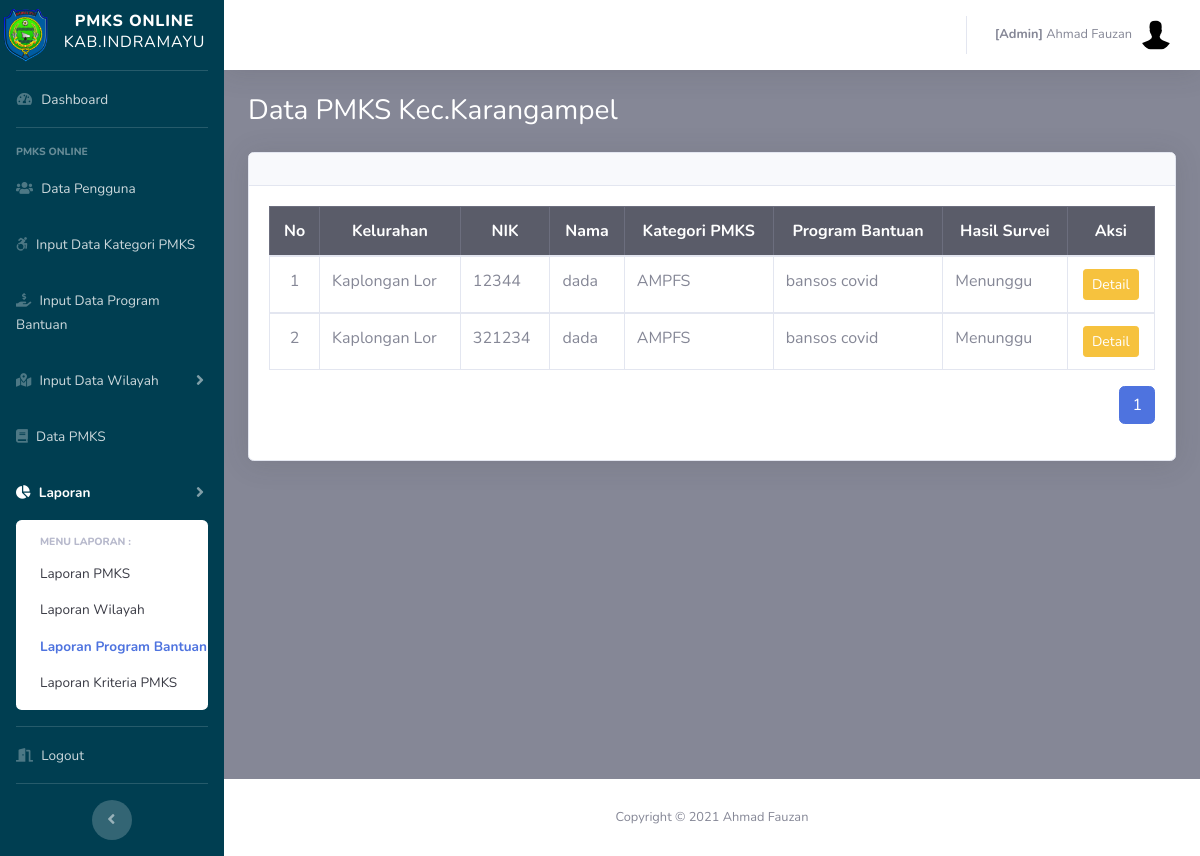
/admin/laporan_krt_kec.php?id=2 (signed in), run on the app's committed database.
### tables this page shows
CREATE TABLE `pegawai` (
  `id_pegawai` int(11) NOT NULL,
  `nm_pegawai` varchar(50) NOT NULL,
  `nip` varchar(50) NOT NULL,
  `no_telepon` varchar(50) NOT NULL,
  `alamat` varchar(100) DEFAULT NULL,
  `id_desa` int(10) NOT NULL,
  `username` varchar(50) NOT NULL,
  `password` varchar(255) NOT NULL,
  `role` varchar(10) NOT NULL,
  `status` int(10) NOT NULL,
  `is_delete` int(11) NOT NULL,
  `row_edit` int(11) NOT NULL,
  `time_input` datetime NOT NULL DEFAULT CURRENT_TIMESTAMP
);

CREATE TABLE `desa` (
  `id_desa` int(10) NOT NULL,
  `nm_desa` varchar(25) NOT NULL,
  `id_kec` int(11) NOT NULL,
  `is_delete` int(11) NOT NULL,
  `row_edit` int(11) NOT NULL,
  `creator` int(11) NOT NULL,
  `time_input` datetime NOT NULL DEFAULT CURRENT_TIMESTAMP
);

CREATE TABLE `kecamatan` (
  `id_kec` int(11) NOT NULL,
  `nm_kec` varchar(20) NOT NULL,
  `is_delete` int(11) NOT NULL,
  `row_edit` int(11) NOT NULL,
  `creator` int(11) NOT NULL,
  `time_input` datetime NOT NULL DEFAULT CURRENT_TIMESTAMP
);

CREATE TABLE `pmks` (
  `id_pmks` int(11) NOT NULL,
  `id_kk` int(11) NOT NULL,
  `id_kec` int(11) NOT NULL,
  `id_desa` int(11) NOT NULL,
  `id_kat_pmks` int(11) NOT NULL,
  `id_program` int(11) NOT NULL,
  `hsl_survei` varchar(50) NOT NULL,
  `nik_pmks` varchar(50) NOT NULL,
  `nm_pmks` varchar(50) NOT NULL,
  `tgl_lhr_pmks` date NOT NULL,
  `hubungan` varchar(25) NOT NULL,
  `jns_klm_pmks` varchar(25) NOT NULL,
  `nm_ibu_pmks` varchar(50) NOT NULL,
  `pendidikan_pmks` varchar(50) NOT NULL,
  `is_delete` int(11) NOT NULL,
  `row_edit` int(11) NOT NULL,
  `creator` int(11) NOT NULL,
  `time_input` datetime NOT NULL DEFAULT CURRENT_TIMESTAMP
);

CREATE TABLE `kat_pmks` (
  `id_kat_pmks` int(10) NOT NULL,
  `nm_kat` varchar(25) NOT NULL,
  `is_delete` int(11) NOT NULL,
  `row_edit` int(11) NOT NULL,
  `creator` int(11) NOT NULL,
  `time_input` datetime NOT NULL DEFAULT CURRENT_TIMESTAMP
);

CREATE TABLE `program_bantuan` (
  `id_program` int(10) NOT NULL,
  `nm_program` varchar(25) NOT NULL,
  `is_delete` int(11) NOT NULL,
  `row_edit` int(11) NOT NULL,
  `creator` int(11) NOT NULL,
  `time_input` datetime NOT NULL DEFAULT CURRENT_TIMESTAMP
);

### config.php (called while the page is built, shortened)
<?php
	$database = 'pmks';
?>

### functions.php (called while the page is built, shortened)
<?php
function query($query)
{
	include('config.php');
	$result = mysqli_query($koneksi, $query);
	$rows = [];
	while ($row = mysqli_fetch_assoc($result)) {
		$rows[] = $row;
	}
	return $rows;
}

### admin/laporan_krt_kec.php (the view, shortened to what this page needs)
<?php
  include('templetes/sidebar.php');
  include('templetes/topbar.php');
  require_once "../functions.php";
$id=$_GET['id'];
$jml_DataHalaman = 5;
$jml_responden = count(query("SELECT a.*, b.*,c.*,d.*,f.*,g.*,h.id_kec,
                               h.nm_kec AS nm_kec_kk,i.id_desa,i.nm_desa AS nm_desa_kk FROM pmks a
                               INNER JOIN kat_pmks b USING (id_kat_pmks)
                               INNER JOIN program_bantuan c USING (id_program)
                               INNER JOIN kk d USING (id_kk)
                               INNER JOIN Kecamatan f ON a.id_kec = f.id_kec
                               INNER JOIN desa g ON a.id_desa = g.id_desa
                               INNER JOIN Kecamatan h ON d.id_kec = h.id_kec
                               INNER JOIN desa i ON d.id_desa = i.id_desa
                               WHERE a.is_delete = 1 AND d.is_delete = 1 AND a.id_kec=$id ORDER BY nm_kec ASC, nm_desa ASC"));
$jml_Halaman = ceil($jml_responden / $jml_DataHalaman);
$pageAktif = (isset($_GET["page"]) ) ? $_GET["page"] : 1;
$awaldata = ( $jml_DataHalaman * $pageAktif ) - $jml_DataHalaman;
$pmks=query("SELECT a.*, b.*,c.*,d.*,f.*,g.*,h.id_kec,h.nm_kec AS nm_kec_kk,i.id_desa,i.nm_desa AS nm_desa_kk FROM pmks a
                               INNER JOIN kat_pmks b USING (id_kat_pmks)
                               INNER JOIN program_bantuan c USING (id_program)
                               INNER JOIN kk d USING (id_kk)
                               INNER JOIN Kecamatan f ON a.id_kec = f.id_kec
                               INNER JOIN desa g ON a.id_desa = g.id_desa
                               INNER JOIN Kecamatan h ON d.id_kec = h.id_kec
                               INNER JOIN desa i ON d.id_desa = i.id_desa
                               WHERE a.is_delete = 1 AND d.is_delete = 1 AND a.id_kec=$id ORDER BY nm_kec ASC, nm_desa ASC LIMIT $awaldata, $jml_DataHalaman");
$pmksx=query("SELECT a.*,b.id_kec,b.nm_kec,b.is_delete FROM desa a
              INNER JOIN kecamatan b USING (id_kec) WHERE a.is_delete=1 AND b.is_delete=1 AND a.id_kec=$id")[0];
?>
        <div class="container-fluid">
          <h1 class="h3 mb-4 text-judul">Data PMKS Kec.<?=$pmksx['nm_kec'] ?></h1>
              <div class="card shadow mb-2">
                <div class="card-header py-3">
                </div>
                <div class="card-body">
                <div class="table-responsive">
                <table class="table table-bordered" width="100%" cellspacing="0">
                  <thead class="table-dark">
                    <tr>
                      <th class="text-center">No</th>
                      <th class="text-center">Kelurahan</th>
                      <th class="text-center">NIK</th>
                      <th class="text-center">Nama</th>
                      <th class="text-center">Kategori PMKS</th>
                      <th class="text-center">Program Bantuan</th>
                      <th class="text-center">Hasil Survei</th>
                      <th class="text-center">Aksi</th>
                    </tr>
                  </thead>
                  <?php $i=$awaldata+1; ?>
                  <?php foreach ($pmks as $row):?>
                    <tbody>
                      <tr>
                        <td class="text-center"><?=$i;?></td>
                        <td class="text-left"><?=$row['nm_desa'];?></td>
                        <td class="text-left"><?=$row['nik_pmks'];?></td>
                        <td class="text-left"><?=$row['nm_pmks'];?></td>
                        <td class="text-left"><?=$row['nm_kat'];?></td>
                        <td class="text-left"><?=$row['nm_program'];?></td>
                        <td class="text-left"><?=$row['hsl_survei'];?></td>
                        <td class="text-center">
                         <a href="pmks_laporan.php?id=<?=$row['id_pmks'] ?>" class="btn btn-warning btn-sm">Detail</a>
                        </td>
                      </tr>
                      <?php $i++;?>
                    <?php endforeach; ?>
                  </tbody>
                </table>
                <nav aria-label="Page navigation example">
                  <ul class="pagination float-right">
                    <?php for ($i=1; $i <= $jml_Halaman; $i++) : ?>
                      <?php if ($i == $pageAktif) : ?>
                        <li class="page-item active"><a class="page-link" href="?page=<?=$i; ?>"><?=$i; ?></a></li>
                        <?php else : ?>
                          <li class="page-item"><a class="page-link" href="?page=<?=$i; ?>"><?=$i; ?></a></li>
                        <?php endif; ?>
                      <?php endfor; ?>
                    </ul>
                  </nav>
                </div>
              </div>
            </div>
        </div>
      </div>
<?php include('templetes/footer.php');?>

### admin/templetes/topbar.php (shortened to what this page needs)
<?php
require_once "../functions.php";
$idp = $_SESSION["id_pegawai"];
$pg = query("SELECT * FROM pegawai WHERE is_delete=1 AND id_pegawai = $idp")[0];
?>
          <ul class="navbar-nav ml-auto">
            <li class="nav-item dropdown no-arrow">
              <a class="nav-link dropdown-toggle" href="#" id="userDropdown" role="button" data-toggle="dropdown" aria-haspopup="true" aria-expanded="false">
                <span class="mr-2 d-none d-lg-inline text-gray-600 small"><b>[<?=$pg['role']?>]</b> <?=$pg['nm_pegawai']?></span>
                <img class="img-profile rounded-circle" src="../assets/img/default.jpg">
              </a>
            </li>
          </ul>
        </nav>

### admin/templetes/sidebar.php (style rules this page uses)
.text-judul { color: #ffffff; }

### data on the page
pegawai: role "Admin", nm_pegawai "Ahmad Fauzan"
desa: id_kec.nm_kec "Karangampel"
pmks: id_desa.nm_desa "Kaplongan Lor", nik_pmks "12344", nm_pmks "dada", id_kat_pmks.nm_kat "AMPFS", id_program.nm_program "bansos covid", hsl_survei "Menunggu"
pmks: id_desa.nm_desa "Kaplongan Lor", nik_pmks "321234", nm_pmks "dada", id_kat_pmks.nm_kat "AMPFS", id_program.nm_program "bansos covid", hsl_survei "Menunggu"
